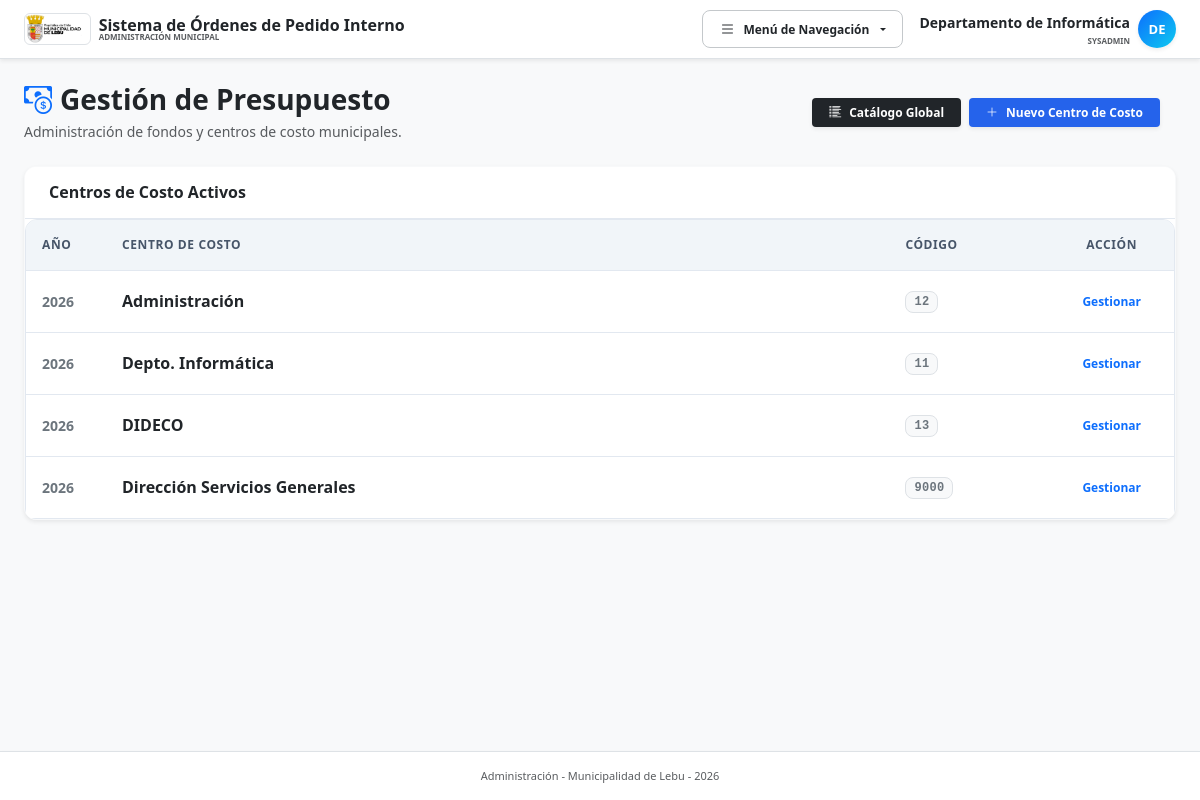
The app's page /centros_de_costo.php (signed in) with its own data.
### tables this page shows
CREATE TABLE `centros_costo` (
  `id` int NOT NULL AUTO_INCREMENT,
  `codigo_cuenta` varchar(50) NOT NULL,
  `nombre` varchar(150) NOT NULL,
  `anio_fiscal` int NOT NULL DEFAULT 2026,
  `activo` tinyint(1) DEFAULT '1',
  PRIMARY KEY (`id`)
);

### centros_de_costo.php (the view, shortened to what this page needs)
<?php
require_once __DIR__ . '/config.php';
$vista = $_GET['view'] ?? 'lista';
if ($vista === 'detalle' && isset($_GET['id'])) {
    $stmt = $pdo->prepare("SELECT * FROM centros_costo WHERE id = ?");
    $stmt->execute([$_GET['id']]);
    $centro_actual = $stmt->fetch();
    if ($centro_actual) {
        $sqlAsig = "
            SELECT pa.id, pa.centro_costo_id, pa.cuenta_maestra_id, pa.area_gestion_id,
                   cm.codigo, cm.nombre, ag.codigo as ag_cod,
                   (SELECT COUNT(*) FROM expedientes_items ei WHERE ei.presupuesto_asignado_id = pa.id) as items_count
            FROM presupuestos_asignados pa
            JOIN cuentas_maestras cm ON pa.cuenta_maestra_id = cm.id
            LEFT JOIN areas_gestion ag ON pa.area_gestion_id = ag.id
            WHERE pa.centro_costo_id = ?
            ORDER BY cm.codigo ASC
        ";
        $stmtA = $pdo->prepare($sqlAsig);
        $stmtA->execute([$_GET['id']]);
        $asignaciones = $stmtA->fetchAll();
    }
} else {
    $sqlLista = "
        SELECT cc.*
        FROM centros_costo cc
        WHERE cc.activo = 1
        ORDER BY cc.anio_fiscal DESC, cc.nombre ASC
    ";
    $centros_list = $pdo->query($sqlLista)->fetchAll();
}
?>
<!DOCTYPE html>
<html lang="es">
<head>
    <?php
    include __DIR__ . '/head.php';
    ?>
</head>
<body class="bg-light text-slate-800 font-sans d-flex flex-column min-vh-100">
    <?php include __DIR__ . '/nav.php'; ?>
    <div class="container mt-4 px-3 px-md-4">
        <div class="row align-items-center mb-4 g-3">
            <div class="col-12 col-md">
                <h1 class="h3 fw-bold text-dark mb-1 d-flex align-items-center gap-2">
                    <i class="bi bi-cash-coin text-primary"></i>
                    Gestión de Presupuesto
                </h1>
                <p class="text-muted small mb-0">Administración de fondos y centros de costo municipales.</p>
            </div>
            <div class="col-12 col-md-auto">
                <?php if($vista === 'detalle'): ?>
                    <a href="centros_de_costo.php" class="btn btn-outline-secondary btn-sm px-3 shadow-sm">
                        <i class="bi bi-arrow-left me-1"></i> Volver al Listado
                    </a>
                <?php else: ?>
                    <div class="d-flex gap-2">
                        <a href="mantenedor_cuentas.php" class="btn btn-dark btn-sm fw-bold px-3 shadow-sm d-flex align-items-center gap-1.5">
                            <i class="bi bi-list-columns-reverse"></i> Catálogo Global
                        </a>
                        <button class="btn btn-primary btn-sm fw-bold px-3 shadow-sm d-flex align-items-center gap-1.5" data-bs-toggle="modal" data-bs-target="#modalCC">
                            <i class="bi bi-plus-lg"></i> Nuevo Centro de Costo
                        </button>
                    </div>
                <?php endif; ?>
            </div>
        </div>
        <?php if($vista === 'lista'): ?>
            <div class="card shadow-sm border-light">
                <div class="card-header bg-white py-3">
                    <h6 class="fw-bold mb-0 text-dark">Centros de Costo Activos</h6>
                </div>
                <div class="table-responsive rounded-bottom">
                    <table class="table table-hover align-middle mb-0">
                        <thead class="table-light text-uppercase small" style="font-size: 10px;">
                            <tr>
                                <th class="p-3" style="width: 80px;">Año</th>
                                <th class="p-3">Centro de Costo</th>
                                <th class="p-3" style="width: 160px;">Código</th>
                                <th class="p-3 text-center" style="width: 120px;">Acción</th>
                            </tr>
                        </thead>
                        <tbody class="divide-y divide-gray-100 bg-white">
                            <?php foreach($centros_list as $cc): ?>
                            <tr>
                                <td class="p-3 fw-bold text-secondary"><?= $cc['anio_fiscal'] ?></td>
                                <td class="p-3 fw-bold text-dark fs-6"><?= htmlspecialchars($cc['nombre']) ?></td>
                                <td class="p-3">
                                    <span class="badge bg-light text-secondary font-monospace border px-2 py-1"><?= htmlspecialchars($cc['codigo_cuenta']) ?></span>
                                </td>
                                <td class="p-3 text-center">
                                    <a href="centros_de_costo.php?view=detalle&id=<?= $cc['id'] ?>" class="btn btn-outline-primary btn-sm fw-bold px-3">
                                        Gestionar
                                    </a>
                                </td>
                            </tr>
                            <?php endforeach; ?>
                        </tbody>
                    </table>
                </div>
            </div>
        <?php endif; ?>
    </div>
<?php include __DIR__ . '/footer.php'; ?>
</body>
</html>

### records on screen
centros_costo: anio_fiscal "2026", nombre "Administración", codigo_cuenta "12"
centros_costo: anio_fiscal "2026", nombre "Depto. Informática", codigo_cuenta "11"
centros_costo: anio_fiscal "2026", nombre "DIDECO", codigo_cuenta "13"
centros_costo: anio_fiscal "2026", nombre "Dirección Servicios Generales", codigo_cuenta "9000"

### other values on screen
$user_name "Departamento de Informática"
$rol === 'SYSADMIN' ? 'SYSADMIN' : $rol "SYSADMIN"
substr($user_name, 0, 2) "DE"
